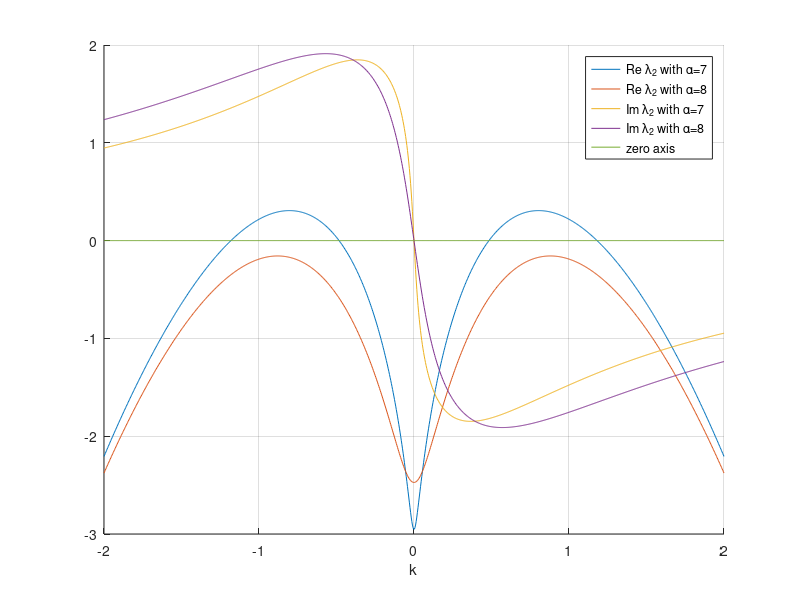

Recreate this plot in MATLAB. (Note: this script raises an error after producing the figure.)
%% Question 5 - pattern-forming instability
% Clear
clear all, close all, clc

% functions
mu      = @(a,c) (a+sqrt(a^2-4.*c^2))/(2.*c);
tau   = @(k,a,b,c) -1 +c + i.*b.*k-k.^2-mu(a,c).^2;
delta   = @(k,a,b,c) k.^(2).* (1- i.*b.*k + mu(a,c).^2) + c.*(-1+i.*b.*k+mu(a,c).^2);
lambda1 = @(k,a,b,c) (tau(k,a,b,c)-sqrt(tau(k,a,b,c).^2 - 4.*delta(k,a,b,c)))/2;
lambda2 = @(k,a,b,c) (tau(k,a,b,c)+sqrt(tau(k,a,b,c).^2 - 4.*delta(k,a,b,c)))/2;

rel1 = @(k,a,b,c) real(lambda1(k,a,b,c));
rel2 = @(k,a,b,c) real(lambda2(k,a,b,c));
imag1 = @(k,a,b,c) imag(lambda1(k,a,b,c));
imag2 = @(k,a,b,c) imag(lambda2(k,a,b,c));

% set parameters,
p=[20,2]; % beta , gamma
alpha=[7,8]; %alpha
k=linspace(-2,2,1000);

%
 figure, hold on;
 plot(k,rel2(k,alpha(1),p(1),p(2)),'DisplayName','Re \lambda_2 with \alpha=7');  
 plot(k,rel2(k,alpha(2),p(1),p(2)),'DisplayName','Re \lambda_2 with \alpha=8');
 plot(k,imag2(k,alpha(1),p(1),p(2)),'DisplayName','Im \lambda_2 with \alpha=7');
 plot(k,imag2(k,alpha(2),p(1),p(2)),'DisplayName','Im \lambda_2 with \alpha=8');
 plot(k,zeros(1,1000),'DisplayName','zero axis');
 hold off; grid on; ylim([-3 2]); xlabel('k');
 lgd = legend; lgd.Location = 'northoutside'; lgd.NumColumns = 3;
 drawnow;

% Find when k such that lambda 2 obtains local max on [0,2]
maxrel1 = @(x) rel2(x,alpha(1),p(1),p(2));
[~,kMax] =fminmax(maxrel1 , 0, 2);
lambda2Max = lambda2(kMax, alpha(1),p(1),p(2));

% Wave length 
waveLength = 2*pi / kMax
% Wave propagation 
wavePropagation = - imag(lambda2Max) / kMax 
% function to find max and min of a function 
function [min, max] = fminmax(f, lowerbound, upperbound)
    min = fminbnd(f, lowerbound, upperbound);
    max = fminbnd(@(x) -f(x), lowerbound, upperbound);
end

